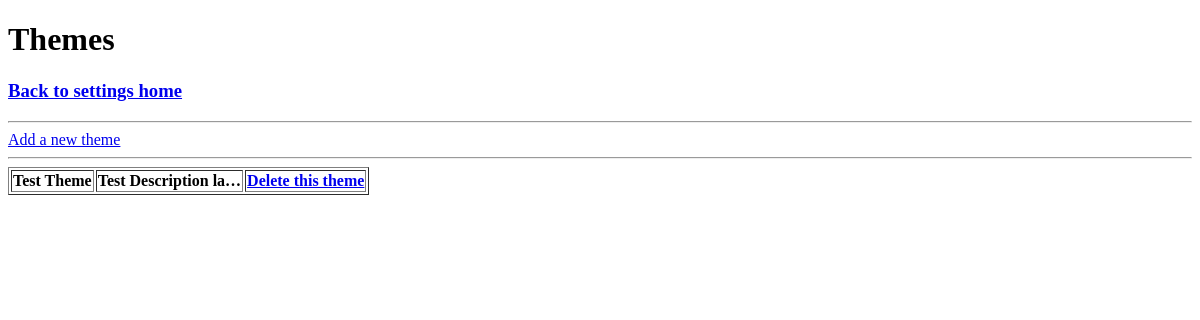
Page /settings/themes on the earlier database version.
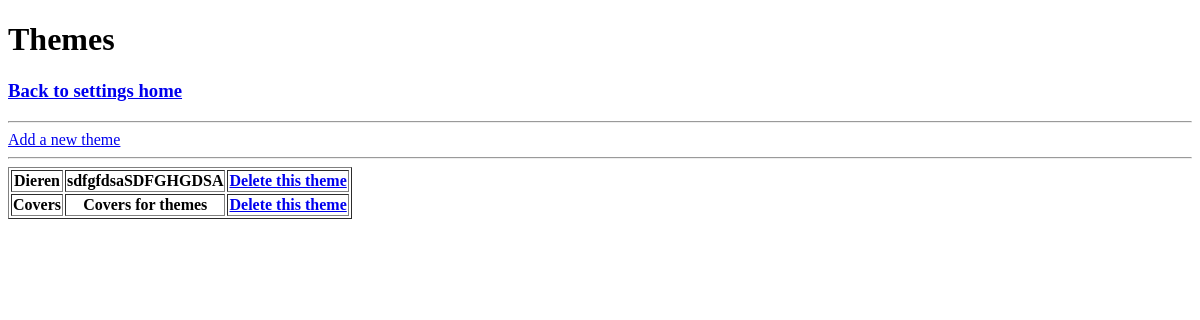
Same page on the later database version.
### images/models.py (models this page shows)
class Theme(models.Model):
    name = models.CharField(max_length=255)
    description = models.TextField(max_length=1000)

### images/views.py (the view)
# urls.py: path('themes', views.themes_index),
def themes_index(request):
    themes = Theme.objects.all()
    return render(request, 'themes_index.html', {'themes': themes})

### images/templates/themes_index.html (shortened to what this page needs)
<!DOCTYPE html>
<html lang="en">
<head>
</head>
<body>
<h1>Themes</h1>
<h3><a href="/settings">Back to settings home</a></h3>
<hr>
<a href="/settings/themes/add">Add a new theme</a>
<hr>
<table border="1">
    {% for theme in themes %}
    <tr><th>{{ theme.name }}</th><th>{{ theme.description|truncatechars:20 }}</th><th><a href="/settings/themes/delete/{{ theme.id }}">Delete this theme</a></th></tr>
    {% endfor %}
</table>
</body>
</html>

Differences in the rows shown:
removed Theme: name "Test Theme", description "Test Description la…"
added Theme: name "Dieren", description "sdfgfdsaSDFGHGDSA"
added Theme: name "Covers", description "Covers for themes"
